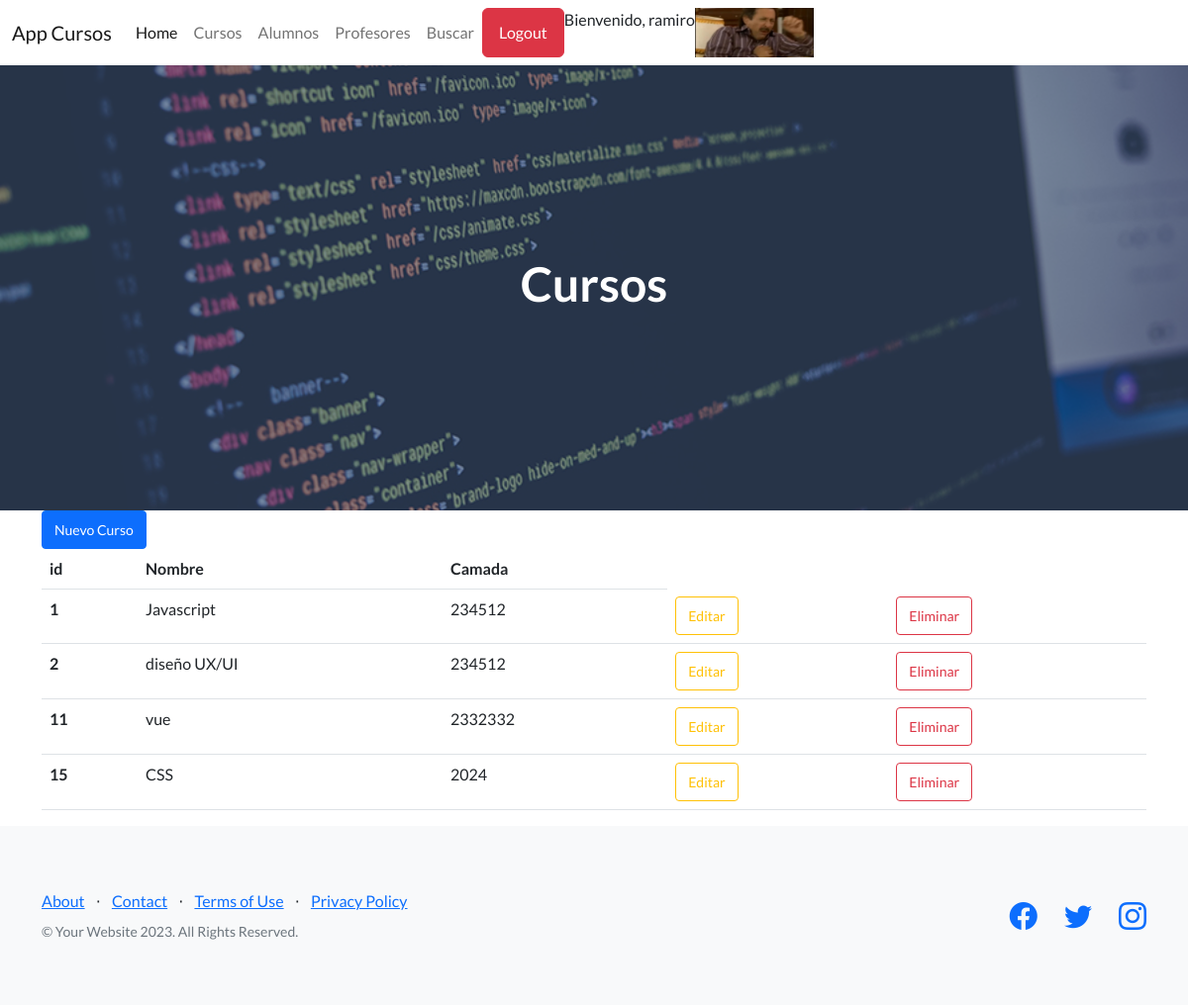
The app's page /AppCursos/ver_cursos (signed in) with its own data.
### AppCursos/models.py (models this page shows, shortened)
class Curso (models.Model):
    nombre = models.CharField(max_length=40)
    camada = models.IntegerField()

### AppCursos/views.py (the view)
# urls.py: path('ver_cursos', views.ver_cursos, name="cursos"),
@login_required
def ver_cursos(request):
    cursos = Curso.objects.all()
    avatares = Avatar.objects.filter(user=request.user.id)
    return render(request , "cursos.html", {"url":avatares[0].imagen.url , "cursos": cursos })

### AppCursos/template/cursos.html
{% extends 'padre.html' %}
{% load static %}
{% block header %}
    <h1 class="text-center" style="color: white;">Cursos</h1>
{% endblock %}
{% block contenido %}
<main class="container">
    <a href="alta_curso" class="btn btn-primary btn-sm">Nuevo Curso</a>
    <table class="table">
        <thead>
            <tr>
                <th>id</th>
                <th>Nombre</th>
                <th>Camada</th>
            </tr>
        </thead>
        <tbody>
            {% for n in cursos %}
            <tr>
                <th>{{n.id}}</th>
                <td>{{n.nombre}}</td>
                <td>{{n.camada}}</td>
                <td><a href="{% url 'editar_curso' n.id %}" class="btn btn-outline-warning btn-sm">Editar</a></td>
                {% if request.user.is_authenticated %}
                <td><a href="{% url 'elimina_curso' n.id %}" class="btn btn-outline-danger btn-sm">Eliminar</a></td>
                {% endif %}
            </tr>
            {% endfor %}
        </tbody>
    </table>
</main>
{% endblock %}

### AppCursos/template/padre.html (shortened to what this page needs)
<!DOCTYPE html>
<html lang="en">
<head>
    {% load static %}
    <link href="https://cdn.jsdelivr.net/npm/bootstrap-icons@1.5.0/font/bootstrap-icons.css" rel="stylesheet"
        type="text/css" />
    <link href="{% static 'AppCursos/css/styles.css' %}" rel="stylesheet" />
</head>
<body>
    <nav class="navbar navbar-expand-lg bg-body-tertiary">
        <div class="container-fluid">
            <a class="navbar-brand" href="#">App Cursos</a>
            <div class="collapse navbar-collapse" id="navbarNav">
                <ul class="navbar-nav flex-row">
                    <li class="nav-item">
                        <a class="nav-link active" aria-current="page" href="{% url 'home' %}">Home</a>
                    </li>
                    {% if request.user.is_authenticated %}
                    <li class="nav-item">
                        <a class="nav-link" href="{% url 'cursos' %}">Cursos</a>
                    </li>
                    <li class="nav-item">
                        <a class="nav-link" href="{% url 'alumnos' %}">Alumnos</a>
                    </li>
                    <li class="nav-item">
                        <a class="nav-link" href="{% url 'profesores' %}">Profesores</a>
                    </li>
                    <li class="nav-item">
                        <a class="nav-link" href="{% url 'buscar_curso' %}">Buscar</a>
                    </li>
                    {% endif %}
                </ul>
                <ul class="navbar-nav flex-row-reverse">
                    {% if  request.user.is_authenticated %}
                    <img src="{{ url }}" alt="" width="120px" height="50px">
                    <p>Bienvenido, {{user.username}}</p>
                    <form method="post" action="{% url 'Logout' %}">
                        <button type="submit" class="btn btn-danger">Logout</button>
                    </form>
                    {% endif %}
                </ul>
            </div>
        </div>
    </nav>
    <header class="masthead">
        <div class="container position-relative">
                {% block header %}{% endblock %}
        </div>
    </header>
    {% block contenido %}
    {% endblock %}
    <footer class="footer bg-light">
        <div class="container">
            <div class="row">
                <div class="col-lg-6 h-100 text-center text-lg-start my-auto">
                    <ul class="list-inline mb-2">
                        <li class="list-inline-item"><a href="#!">About</a></li>
                        <li class="list-inline-item">⋅</li>
                        <li class="list-inline-item"><a href="#!">Contact</a></li>
                        <li class="list-inline-item">⋅</li>
                        <li class="list-inline-item"><a href="#!">Terms of Use</a></li>
                        <li class="list-inline-item">⋅</li>
                        <li class="list-inline-item"><a href="#!">Privacy Policy</a></li>
                    </ul>
                    <p class="text-muted small mb-4 mb-lg-0">&copy; Your Website 2023. All Rights Reserved.</p>
                </div>
                <div class="col-lg-6 h-100 text-center text-lg-end my-auto">
                    <ul class="list-inline mb-0">
                        <li class="list-inline-item me-4">
                            <a href="#!"><i class="bi-facebook fs-3"></i></a>
                        </li>
                        <li class="list-inline-item me-4">
                            <a href="#!"><i class="bi-twitter fs-3"></i></a>
                        </li>
                        <li class="list-inline-item">
                            <a href="#!"><i class="bi-instagram fs-3"></i></a>
                        </li>
                    </ul>
                </div>
            </div>
        </div>
    </footer>
</body>
</html>

### records on screen
Curso: id "1", nombre "Javascript", camada "234512"
Curso: id "2", nombre "diseño UX/UI", camada "234512"
Curso: id "11", nombre "vue", camada "2332332"
Curso: id "15", nombre "CSS", camada "2024"

### other values on screen
{{ user.username }} "ramiro"
